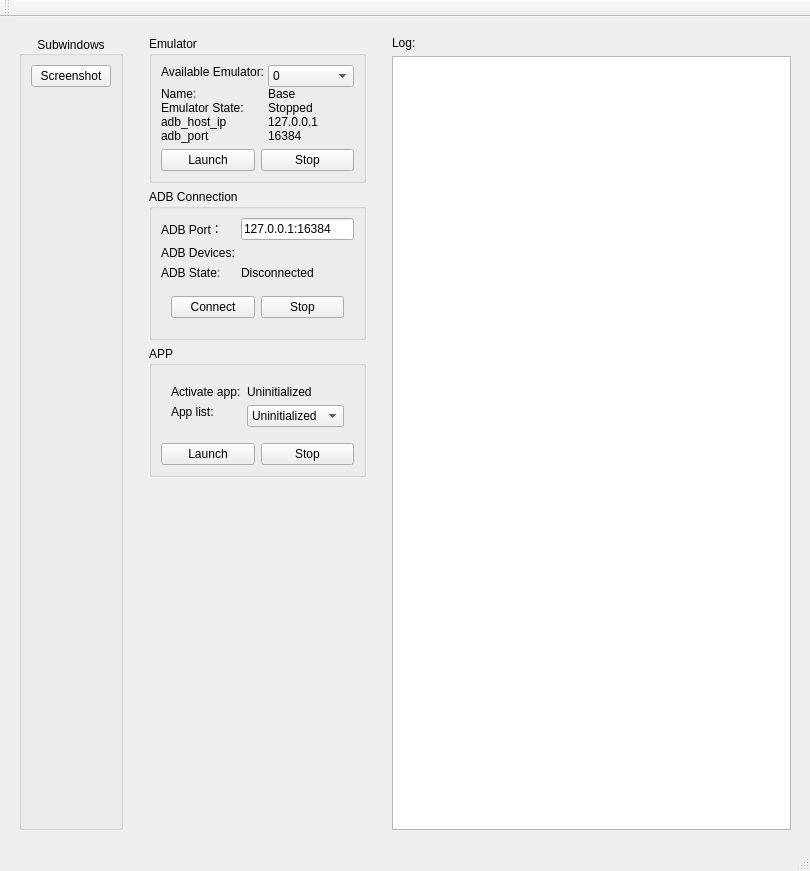
<?xml version="1.0" encoding="UTF-8"?>
<ui version="4.0">
 <class>UIMain</class>
 <widget class="QMainWindow" name="UIMain">
  <property name="geometry">
   <rect>
    <x>0</x>
    <y>0</y>
    <width>810</width>
    <height>871</height>
   </rect>
  </property>
  <property name="windowTitle">
   <string>Epic7 Automation</string>
  </property>
  <property name="layoutDirection">
   <enum>Qt::LeftToRight</enum>
  </property>
  <widget class="QWidget" name="centralwidget">
   <layout class="QGridLayout" name="gridLayout_2">
    <item row="0" column="3">
     <layout class="QVBoxLayout" name="log_layout">
      <property name="leftMargin">
       <number>10</number>
      </property>
      <property name="topMargin">
       <number>10</number>
      </property>
      <property name="rightMargin">
       <number>10</number>
      </property>
      <property name="bottomMargin">
       <number>10</number>
      </property>
      <item>
       <widget class="QLabel" name="log_label">
        <property name="sizePolicy">
         <sizepolicy hsizetype="Expanding" vsizetype="Preferred">
          <horstretch>0</horstretch>
          <verstretch>0</verstretch>
         </sizepolicy>
        </property>
        <property name="text">
         <string>Log:</string>
        </property>
       </widget>
      </item>
      <item>
       <widget class="QTextBrowser" name="log_textBrowser">
        <property name="cursor" stdset="0">
         <cursorShape>IBeamCursor</cursorShape>
        </property>
        <property name="autoFormatting">
         <set>QTextEdit::AutoAll</set>
        </property>
        <property name="html">
         <string>&lt;!DOCTYPE HTML PUBLIC &quot;-//W3C//DTD HTML 4.0//EN&quot; &quot;http://www.w3.org/TR/REC-html40/strict.dtd&quot;&gt;
&lt;html&gt;&lt;head&gt;&lt;meta name=&quot;qrichtext&quot; content=&quot;1&quot; /&gt;&lt;meta charset=&quot;utf-8&quot; /&gt;&lt;style type=&quot;text/css&quot;&gt;
p, li { white-space: pre-wrap; }
hr { height: 1px; border-width: 0; }
li.unchecked::marker { content: &quot;\2610&quot;; }
li.checked::marker { content: &quot;\2612&quot;; }
&lt;/style&gt;&lt;/head&gt;&lt;body style=&quot; font-family:'Microsoft YaHei UI'; font-size:9pt; font-weight:400; font-style:normal;&quot;&gt;
&lt;p style=&quot;-qt-paragraph-type:empty; margin-top:0px; margin-bottom:0px; margin-left:0px; margin-right:0px; -qt-block-indent:0; text-indent:0px;&quot;&gt;&lt;br /&gt;&lt;/p&gt;&lt;/body&gt;&lt;/html&gt;</string>
        </property>
       </widget>
      </item>
     </layout>
    </item>
    <item row="0" column="1">
     <layout class="QVBoxLayout" name="coloum1_layout">
      <property name="leftMargin">
       <number>10</number>
      </property>
      <property name="topMargin">
       <number>10</number>
      </property>
      <property name="rightMargin">
       <number>10</number>
      </property>
      <property name="bottomMargin">
       <number>10</number>
      </property>
      <item>
       <widget class="QGroupBox" name="emulator_groupBox">
        <property name="sizePolicy">
         <sizepolicy hsizetype="Preferred" vsizetype="Preferred">
          <horstretch>0</horstretch>
          <verstretch>0</verstretch>
         </sizepolicy>
        </property>
        <property name="title">
         <string>Emulator</string>
        </property>
        <property name="flat">
         <bool>false</bool>
        </property>
        <property name="checkable">
         <bool>false</bool>
        </property>
        <layout class="QGridLayout" name="gridLayout_3">
         <property name="leftMargin">
          <number>9</number>
         </property>
         <item row="1" column="0">
          <layout class="QHBoxLayout" name="emulator_control_layout">
           <item>
            <widget class="QPushButton" name="emulator_launch_button">
             <property name="sizePolicy">
              <sizepolicy hsizetype="Preferred" vsizetype="Maximum">
               <horstretch>0</horstretch>
               <verstretch>0</verstretch>
              </sizepolicy>
             </property>
             <property name="cursor">
              <cursorShape>PointingHandCursor</cursorShape>
             </property>
             <property name="text">
              <string>Launch</string>
             </property>
             <property name="default">
              <bool>false</bool>
             </property>
             <property name="flat">
              <bool>false</bool>
             </property>
            </widget>
           </item>
           <item>
            <widget class="QPushButton" name="emulator_stop_button">
             <property name="sizePolicy">
              <sizepolicy hsizetype="Preferred" vsizetype="Maximum">
               <horstretch>0</horstretch>
               <verstretch>0</verstretch>
              </sizepolicy>
             </property>
             <property name="cursor">
              <cursorShape>PointingHandCursor</cursorShape>
             </property>
             <property name="text">
              <string>Stop</string>
             </property>
            </widget>
           </item>
          </layout>
         </item>
         <item row="0" column="0">
          <layout class="QFormLayout" name="emulator_index_layout">
           <property name="sizeConstraint">
            <enum>QLayout::SetDefaultConstraint</enum>
           </property>
           <property name="formAlignment">
            <set>Qt::AlignLeading|Qt::AlignLeft|Qt::AlignVCenter</set>
           </property>
           <property name="horizontalSpacing">
            <number>0</number>
           </property>
           <property name="verticalSpacing">
            <number>0</number>
           </property>
           <item row="0" column="0">
            <widget class="QLabel" name="emulator_index_description">
             <property name="sizePolicy">
              <sizepolicy hsizetype="Maximum" vsizetype="Maximum">
               <horstretch>0</horstretch>
               <verstretch>0</verstretch>
              </sizepolicy>
             </property>
             <property name="text">
              <string>Available Emulator: </string>
             </property>
            </widget>
           </item>
           <item row="0" column="1">
            <widget class="QComboBox" name="emulator_index_comboBox">
             <item>
              <property name="text">
               <string>0</string>
              </property>
             </item>
            </widget>
           </item>
           <item row="1" column="0">
            <widget class="QLabel" name="emulator_name_description">
             <property name="sizePolicy">
              <sizepolicy hsizetype="Maximum" vsizetype="Maximum">
               <horstretch>0</horstretch>
               <verstretch>0</verstretch>
              </sizepolicy>
             </property>
             <property name="text">
              <string>Name: </string>
             </property>
            </widget>
           </item>
           <item row="1" column="1">
            <widget class="QLabel" name="emulator_name_label">
             <property name="sizePolicy">
              <sizepolicy hsizetype="Minimum" vsizetype="Maximum">
               <horstretch>0</horstretch>
               <verstretch>0</verstretch>
              </sizepolicy>
             </property>
             <property name="text">
              <string>Base</string>
             </property>
            </widget>
           </item>
           <item row="2" column="0">
            <widget class="QLabel" name="emulator_state_description">
             <property name="sizePolicy">
              <sizepolicy hsizetype="Maximum" vsizetype="Maximum">
               <horstretch>0</horstretch>
               <verstretch>0</verstretch>
              </sizepolicy>
             </property>
             <property name="font">
              <font>
               <pointsize>9</pointsize>
              </font>
             </property>
             <property name="text">
              <string>Emulator State: </string>
             </property>
            </widget>
           </item>
           <item row="2" column="1">
            <widget class="QLabel" name="emulator_state_label">
             <property name="sizePolicy">
              <sizepolicy hsizetype="Fixed" vsizetype="Maximum">
               <horstretch>0</horstretch>
               <verstretch>0</verstretch>
              </sizepolicy>
             </property>
             <property name="minimumSize">
              <size>
               <width>80</width>
               <height>0</height>
              </size>
             </property>
             <property name="maximumSize">
              <size>
               <width>80</width>
               <height>16777215</height>
              </size>
             </property>
             <property name="toolTip">
              <string/>
             </property>
             <property name="statusTip">
              <string>The emulator's android system state.</string>
             </property>
             <property name="text">
              <string>Stopped</string>
             </property>
            </widget>
           </item>
           <item row="3" column="0">
            <widget class="QLabel" name="adb_ip_description">
             <property name="text">
              <string>adb_host_ip</string>
             </property>
            </widget>
           </item>
           <item row="3" column="1">
            <widget class="QLabel" name="adb_ip_label">
             <property name="text">
              <string>127.0.0.1</string>
             </property>
            </widget>
           </item>
           <item row="4" column="0">
            <widget class="QLabel" name="adb_port_descripption">
             <property name="text">
              <string>adb_port</string>
             </property>
            </widget>
           </item>
           <item row="4" column="1">
            <widget class="QLabel" name="adb_port_label">
             <property name="text">
              <string>16384</string>
             </property>
            </widget>
           </item>
          </layout>
         </item>
        </layout>
       </widget>
      </item>
      <item>
       <widget class="QGroupBox" name="adb_groupbox">
        <property name="title">
         <string>ADB Connection</string>
        </property>
        <layout class="QVBoxLayout" name="verticalLayout">
         <item>
          <layout class="QFormLayout" name="adb_info_formLayout">
           <item row="0" column="0">
            <widget class="QLabel" name="adb_port_description">
             <property name="sizePolicy">
              <sizepolicy hsizetype="Fixed" vsizetype="Preferred">
               <horstretch>0</horstretch>
               <verstretch>0</verstretch>
              </sizepolicy>
             </property>
             <property name="text">
              <string>ADB Port：</string>
             </property>
            </widget>
           </item>
           <item row="0" column="1">
            <widget class="QLineEdit" name="adb_port_lineEdit">
             <property name="sizePolicy">
              <sizepolicy hsizetype="Minimum" vsizetype="Fixed">
               <horstretch>0</horstretch>
               <verstretch>0</verstretch>
              </sizepolicy>
             </property>
             <property name="text">
              <string>127.0.0.1:16384</string>
             </property>
            </widget>
           </item>
           <item row="1" column="0">
            <widget class="QLabel" name="adb_devices_description">
             <property name="sizePolicy">
              <sizepolicy hsizetype="Fixed" vsizetype="Preferred">
               <horstretch>0</horstretch>
               <verstretch>0</verstretch>
              </sizepolicy>
             </property>
             <property name="text">
              <string>ADB Devices:</string>
             </property>
            </widget>
           </item>
           <item row="1" column="1">
            <widget class="QLabel" name="adb_device_label">
             <property name="text">
              <string/>
             </property>
            </widget>
           </item>
           <item row="2" column="0">
            <widget class="QLabel" name="adb_statue_description">
             <property name="text">
              <string>ADB State:</string>
             </property>
            </widget>
           </item>
           <item row="2" column="1">
            <widget class="QLabel" name="adb_state_label">
             <property name="text">
              <string>Disconnected</string>
             </property>
            </widget>
           </item>
          </layout>
         </item>
         <item>
          <layout class="QHBoxLayout" name="adb_control_layout">
           <property name="leftMargin">
            <number>10</number>
           </property>
           <property name="topMargin">
            <number>10</number>
           </property>
           <property name="rightMargin">
            <number>10</number>
           </property>
           <property name="bottomMargin">
            <number>10</number>
           </property>
           <item>
            <widget class="QPushButton" name="adb_connect_button">
             <property name="text">
              <string>Connect</string>
             </property>
            </widget>
           </item>
           <item>
            <widget class="QPushButton" name="adb_stop_buitton">
             <property name="text">
              <string>Stop</string>
             </property>
            </widget>
           </item>
          </layout>
         </item>
        </layout>
       </widget>
      </item>
      <item>
       <widget class="QGroupBox" name="app_groupBox">
        <property name="sizePolicy">
         <sizepolicy hsizetype="Preferred" vsizetype="Preferred">
          <horstretch>0</horstretch>
          <verstretch>0</verstretch>
         </sizepolicy>
        </property>
        <property name="title">
         <string>APP</string>
        </property>
        <layout class="QVBoxLayout" name="verticalLayout_3">
         <item>
          <layout class="QFormLayout" name="app_info_layout">
           <property name="leftMargin">
            <number>10</number>
           </property>
           <property name="topMargin">
            <number>10</number>
           </property>
           <property name="rightMargin">
            <number>10</number>
           </property>
           <property name="bottomMargin">
            <number>10</number>
           </property>
           <item row="0" column="0">
            <widget class="QLabel" name="activate_app_description">
             <property name="sizePolicy">
              <sizepolicy hsizetype="Maximum" vsizetype="Maximum">
               <horstretch>0</horstretch>
               <verstretch>0</verstretch>
              </sizepolicy>
             </property>
             <property name="text">
              <string>Activate app:</string>
             </property>
            </widget>
           </item>
           <item row="0" column="1">
            <widget class="QLabel" name="activate_app_label">
             <property name="sizePolicy">
              <sizepolicy hsizetype="Preferred" vsizetype="Maximum">
               <horstretch>0</horstretch>
               <verstretch>0</verstretch>
              </sizepolicy>
             </property>
             <property name="text">
              <string>Uninitialized</string>
             </property>
            </widget>
           </item>
           <item row="1" column="0">
            <widget class="QLabel" name="applist_description">
             <property name="sizePolicy">
              <sizepolicy hsizetype="Maximum" vsizetype="Maximum">
               <horstretch>0</horstretch>
               <verstretch>0</verstretch>
              </sizepolicy>
             </property>
             <property name="text">
              <string>App list:</string>
             </property>
            </widget>
           </item>
           <item row="1" column="1">
            <widget class="QComboBox" name="applist_combobox">
             <property name="sizePolicy">
              <sizepolicy hsizetype="Preferred" vsizetype="Maximum">
               <horstretch>0</horstretch>
               <verstretch>0</verstretch>
              </sizepolicy>
             </property>
             <item>
              <property name="text">
               <string>Uninitialized</string>
              </property>
             </item>
            </widget>
           </item>
          </layout>
         </item>
         <item>
          <layout class="QHBoxLayout" name="app_control_layout">
           <item>
            <widget class="QPushButton" name="app_launch_button">
             <property name="text">
              <string>Launch</string>
             </property>
            </widget>
           </item>
           <item>
            <widget class="QPushButton" name="app_stop_button">
             <property name="sizePolicy">
              <sizepolicy hsizetype="Preferred" vsizetype="Maximum">
               <horstretch>0</horstretch>
               <verstretch>0</verstretch>
              </sizepolicy>
             </property>
             <property name="text">
              <string>Stop</string>
             </property>
            </widget>
           </item>
          </layout>
         </item>
        </layout>
       </widget>
      </item>
      <item>
       <spacer name="verticalSpacer">
        <property name="orientation">
         <enum>Qt::Vertical</enum>
        </property>
        <property name="sizeType">
         <enum>QSizePolicy::Expanding</enum>
        </property>
        <property name="sizeHint" stdset="0">
         <size>
          <width>20</width>
          <height>40</height>
         </size>
        </property>
       </spacer>
      </item>
     </layout>
    </item>
    <item row="0" column="0">
     <layout class="QVBoxLayout" name="sub_windows_layout">
      <property name="leftMargin">
       <number>10</number>
      </property>
      <property name="topMargin">
       <number>10</number>
      </property>
      <property name="rightMargin">
       <number>10</number>
      </property>
      <property name="bottomMargin">
       <number>10</number>
      </property>
      <item alignment="Qt::AlignHCenter">
       <widget class="QGroupBox" name="sub_windows_groupbox">
        <property name="enabled">
         <bool>true</bool>
        </property>
        <property name="sizePolicy">
         <sizepolicy hsizetype="Preferred" vsizetype="Preferred">
          <horstretch>0</horstretch>
          <verstretch>0</verstretch>
         </sizepolicy>
        </property>
        <property name="title">
         <string>Subwindows</string>
        </property>
        <property name="alignment">
         <set>Qt::AlignCenter</set>
        </property>
        <layout class="QVBoxLayout" name="verticalLayout_2">
         <item>
          <widget class="QPushButton" name="screenshot_window_button">
           <property name="enabled">
            <bool>true</bool>
           </property>
           <property name="sizePolicy">
            <sizepolicy hsizetype="Preferred" vsizetype="Maximum">
             <horstretch>0</horstretch>
             <verstretch>0</verstretch>
            </sizepolicy>
           </property>
           <property name="text">
            <string>Screenshot</string>
           </property>
          </widget>
         </item>
         <item>
          <spacer name="verticalSpacer_2">
           <property name="orientation">
            <enum>Qt::Vertical</enum>
           </property>
           <property name="sizeHint" stdset="0">
            <size>
             <width>20</width>
             <height>40</height>
            </size>
           </property>
          </spacer>
         </item>
        </layout>
       </widget>
      </item>
     </layout>
    </item>
   </layout>
  </widget>
  <widget class="QStatusBar" name="statusbar"/>
  <widget class="QToolBar" name="toolBar">
   <property name="windowTitle">
    <string>toolBar</string>
   </property>
   <property name="iconSize">
    <size>
     <width>16</width>
     <height>16</height>
    </size>
   </property>
   <attribute name="toolBarArea">
    <enum>TopToolBarArea</enum>
   </attribute>
   <attribute name="toolBarBreak">
    <bool>false</bool>
   </attribute>
  </widget>
  <widget class="QMenuBar" name="menuBar">
   <property name="geometry">
    <rect>
     <x>0</x>
     <y>0</y>
     <width>810</width>
     <height>22</height>
    </rect>
   </property>
  </widget>
 </widget>
 <resources/>
 <connections/>
</ui>
